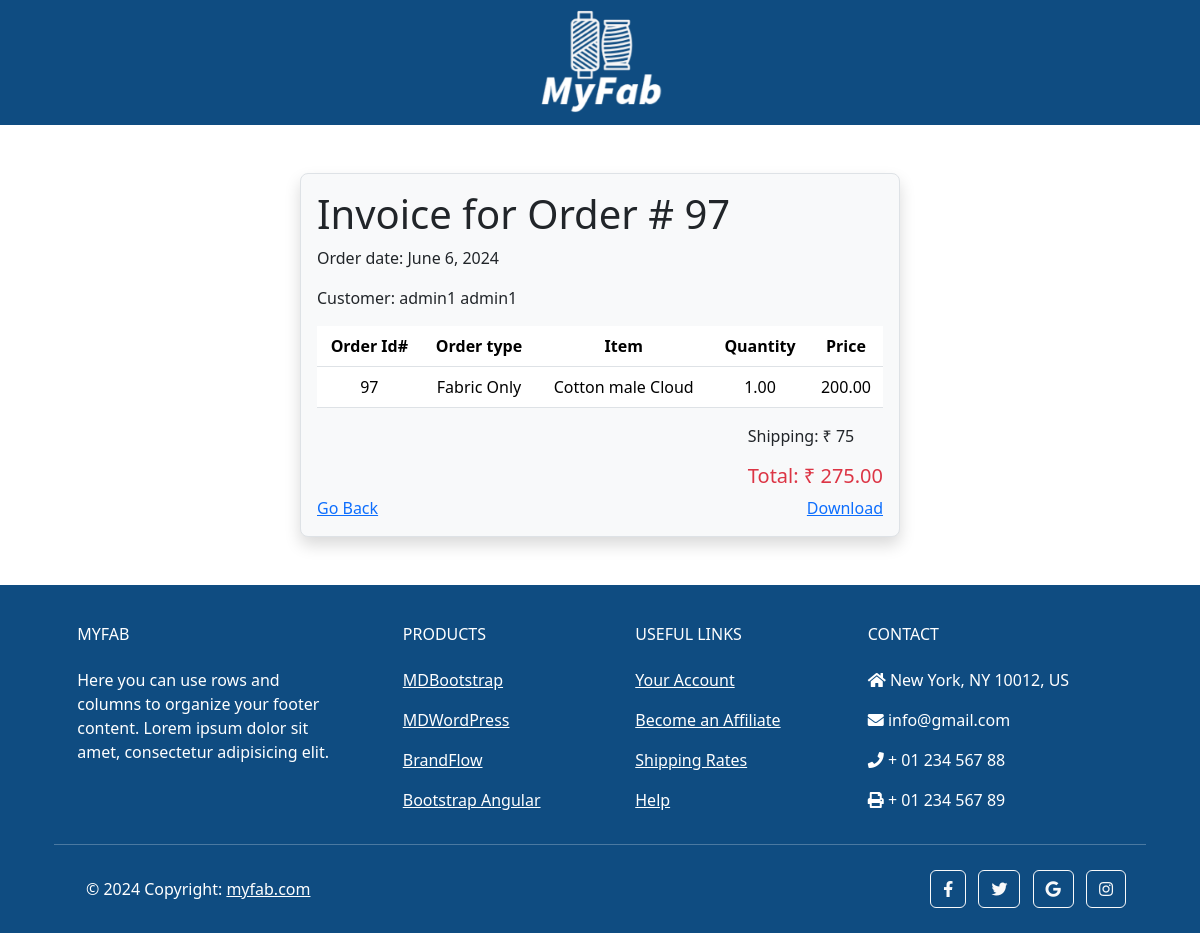
/orders/invoice/97, run on the app's committed database.
### orders/models.py (models this page shows, shortened)
class Order(models.Model):
    PAYMENT_CHOICES = [
        ('P', 'Prepaid'),
        ('C', 'Cash On Delivery'),
    ]
    STATUS_CHOICES = [
        ('P', 'Pending'),
        ('S', 'Shipping'),
        ('D', 'Delivered'),
        ('C', 'Cancelled'),
        ('R', 'Returned'),
    ]
    customer_id = models.ForeignKey(CustomUser, on_delete=models.CASCADE)
    product_id = models.ForeignKey(Product, on_delete=models.CASCADE)
    order_type = models.IntegerField(null=False)
    quantity = models.DecimalField(max_digits=10, decimal_places=2, default=0)
    price = models.DecimalField(max_digits=10, decimal_places=2, default=0)
    add_date = models.DateField(auto_now_add=True)
    payment_method = models.CharField(max_length=10, null=False, choices=PAYMENT_CHOICES)
    status = models.CharField(max_length=10, null=False, choices=STATUS_CHOICES, default='P')
    address = models.ForeignKey(Address, on_delete=models.PROTECT)
    order_measurements = models.TextField(null=True, default=None, blank=True)

### accounts/models.py (models this page shows)
class CustomUser(AbstractUser):
    phone_number = models.CharField(max_length=13, unique=True)

### main/models.py (models this page shows, shortened)
class Product(models.Model):
    name = models.CharField(max_length=255, unique=True, blank=False, null=False)
    price = models.DecimalField(max_digits=10, decimal_places=2, default=0, validators=[MinValueValidator(0)])
    image = models.ImageField(upload_to='images/products')
    description = models.TextField(blank=True)
    qty = models.DecimalField(max_digits=10, decimal_places=2, default=0, validators=[MinValueValidator(0)])
    add_date = models.DateField(auto_now_add=True)
    is_active = models.BooleanField(default=True)
    usages = models.ManyToManyField(Usage)
    category_choices = models.ManyToManyField(CategoryChoice)

### orders/views.py (the view)
# urls.py: path('invoice/<int:pk>', Invoice.as_view(), name = 'invoice'),
class Invoice(View):
    def get(self, request, pk):
        order = get_object_or_404(Order, pk=pk)
        total = order.price + 75
        context = {
            'order': order,
            'total': total,
        }
        return render(request, 'invoice.html', context)

### templates/invoice.html (shortened to what this page needs)
{% extends 'base.html' %}
{% load static %}
{% load custom_filters %}
{% block content %}
    <section class="container col-10 col-lg-6 border my-5 p-3 bg-light rounded-3 shadow">
        <h1>Invoice for Order # {{order.id}}</h1>
        <p>Order date: {{order.add_date}}</p>
        <p>Customer: {{order.customer_id.first_name}} {{order.customer_id.last_name}}</p>
        <div class="table-responsive text-center">
            <table class="table">
                <thead>
                    <tr>
                        <th>Order Id#</th>
                        <th>Order type</th>
                        <th>Item</th>
                        <th>Quantity</th>
                        <th>Price</th>
                    </tr>
                </thead>
                <tbody>
                    <tr>
                        <td>{{order.id}}</td>
                        <td>
                            {% if order.order_type == 1 %}
                            Fabric Only
                            {% else %}
                            Fabric with stitching
                            {% endif %}
                        </td>
                        <td>{{order.product_id.name}}</td>
                        <td>{{order.quantity}}</td>
                        <td>{{order.price}}</td>
                    </tr>
                </tbody>
            </table>
        </div>
        <div class="d-flex justify-content-end">
            <div>
                <p>Shipping: ₹ 75</p>
                <h5 class="text-danger">Total: ₹ {{total}}</h5>
            </div>
        </div>
        <div class="d-flex justify-content-between">
            <a href="#" onclick="history.back();">
                Go Back
            </a>
            <a href="{% url 'orders:generate_invoice_pdf' order.pk %}">
                Download
            </a>
        </div>
    </section>
{% endblock %}

### data on the page
Order: id "97", add_date "June 6, 2024", customer_id.first_name "admin1", customer_id.last_name "admin1", product_id.name "Cotton male Cloud", quantity "1.00", price "200.00"

### other printed values
{{ total }} "275.00"
